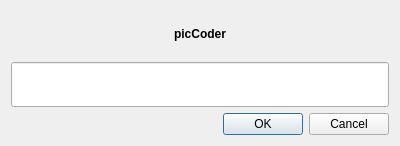
<?xml version="1.0" encoding="UTF-8"?>
<ui version="4.0">
 <class>PasswordEntry</class>
 <widget class="QDialog" name="PasswordEntry">
  <property name="geometry">
   <rect>
    <x>0</x>
    <y>0</y>
    <width>400</width>
    <height>146</height>
   </rect>
  </property>
  <property name="windowTitle">
   <string>picCoder Password Entry</string>
  </property>
  <layout class="QVBoxLayout" name="verticalLayout">
   <item>
    <widget class="QLabel" name="label">
     <property name="font">
      <font>
       <weight>75</weight>
       <bold>true</bold>
      </font>
     </property>
     <property name="text">
      <string>picCoder</string>
     </property>
     <property name="alignment">
      <set>Qt::AlignCenter</set>
     </property>
    </widget>
   </item>
   <item>
    <widget class="QLineEdit" name="passwordEntry">
     <property name="sizePolicy">
      <sizepolicy hsizetype="Expanding" vsizetype="Preferred">
       <horstretch>0</horstretch>
       <verstretch>0</verstretch>
      </sizepolicy>
     </property>
     <property name="inputMethodHints">
      <set>Qt::ImhMultiLine|Qt::ImhNoAutoUppercase|Qt::ImhNoPredictiveText|Qt::ImhSensitiveData</set>
     </property>
    </widget>
   </item>
   <item>
    <widget class="QDialogButtonBox" name="buttonBox">
     <property name="inputMethodHints">
      <set>Qt::ImhNone</set>
     </property>
     <property name="orientation">
      <enum>Qt::Horizontal</enum>
     </property>
     <property name="standardButtons">
      <set>QDialogButtonBox::Cancel|QDialogButtonBox::Ok</set>
     </property>
    </widget>
   </item>
  </layout>
 </widget>
 <resources/>
 <connections>
  <connection>
   <sender>buttonBox</sender>
   <signal>accepted()</signal>
   <receiver>PasswordEntry</receiver>
   <slot>accept()</slot>
   <hints>
    <hint type="sourcelabel">
     <x>248</x>
     <y>254</y>
    </hint>
    <hint type="destinationlabel">
     <x>157</x>
     <y>274</y>
    </hint>
   </hints>
  </connection>
 </connections>
</ui>
